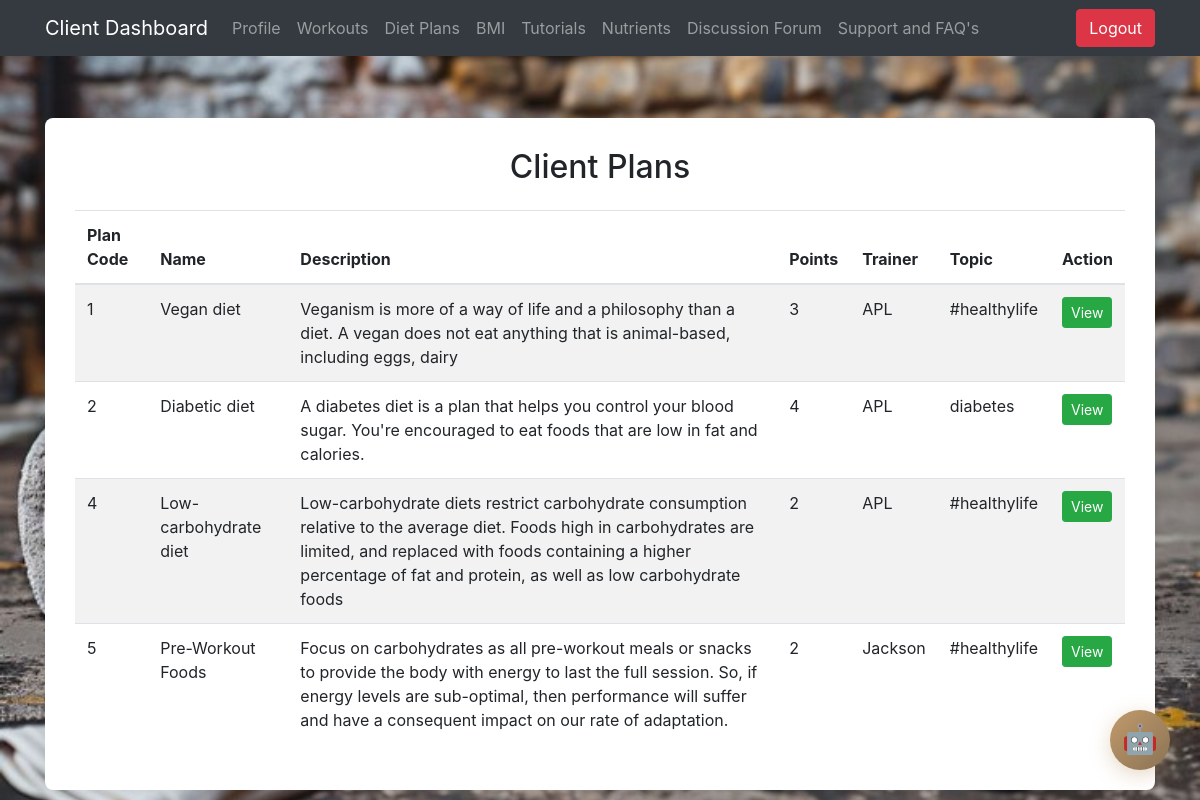
/client-plan-view/ (signed in), run on the app's committed database.
### main/models.py (models this page shows, shortened)
class Plan(models.Model):
    plan_id = models.CharField(max_length=100, default=uuid.uuid4, unique=True)
    plan_name = models.CharField(max_length=100, unique=True)
    plan_description = models.TextField(max_length=1000, blank=True, null=True)
    plan_point = models.IntegerField()
    plan_trainer = models.CharField(max_length=100, blank=True, null=True)
    plan_topic = models.CharField(max_length=100, blank=True, null=True)

### main/views.py (the view)
# urls.py: path('client-plan-view/', views.planviewClient, name='planviewClient'),
@login_required(login_url='clientLogin')
@subscription_required
def planviewClient(request):
    if Client.objects.filter(user=request.user).exists():
        planviewClient = Plan.objects.all().order_by('plan_id')
        return render(request, 'planviewClient.html', {'planviewClient': planviewClient})
    else:
        return redirect('clientLogin')

### main/models.py (called while the page is built)
    def is_subscription_valid(self):
        if self.is_active and self.subscription_end_date:
            if timezone.is_naive(self.subscription_end_date):
                self.subscription_end_date = timezone.make_aware(self.subscription_end_date, timezone.get_default_timezone())
            return self.subscription_end_date > timezone.now()
        return False

### templates/planviewClient.html (shortened to what this page needs)
{% load static %}
<!doctype html>
<html lang="en">
<head>
    <link href="https://stackpath.bootstrapcdn.com/bootstrap/4.5.2/css/bootstrap.min.css" rel="stylesheet">
</head>
<body>
    <nav class="navbar navbar-expand-lg navbar-dark bg-dark fixed-top">
        <div class="container">
            <a class="navbar-brand" href="#">Client Dashboard</a>
            <div class="collapse navbar-collapse">
                <ul class="navbar-nav mr-auto">
                    <li class="nav-item"><a href="/client-profile/" class="nav-link">Profile</a></li>
                    <li class="nav-item"><a href="/client-wplan-view/" class="nav-link">Workouts</a></li>
                    <li class="nav-item"><a href="/client-plan-view/" class="nav-link">Diet Plans</a></li>
                    <li class="nav-item"><a href="/bmi/" class="nav-link">BMI</a></li>
                    <li class="nav-item"><a href="/workout/" class="nav-link">Tutorials</a></li>
                    <li class="nav-item"><a href="/tracker/" class="nav-link">Nutrients</a></li>
                    <li class="nav-item"><a href="/discussion-client-view/" class="nav-link">Discussion Forum</a></li>
                    <li class="nav-item"><a href="/support&faq/" class="nav-link">Support and FAQ's</a></li>
                </ul>
            </div>
            <button type="button" class="btn btn-danger" onclick="document.getElementById('logout-form').submit();">
                Logout
            </button>
        </div>
    </nav>
    <div class="container">
        <div class="form-content mt-5">
            <h2 class="text-center mb-4">Client Plans</h2>
            <table class="table table-striped">
                <thead>
                    <tr>
                        <th>Plan Code</th>
                        <th>Name</th>
                        <th>Description</th>
                        <th>Points</th>
                        <th>Trainer</th>
                        <th>Topic</th>
                        <th>Action</th>
                    </tr>
                </thead>
                <tbody>
                    {% for plan in planviewClient %}
                    <tr>
                        <td>{{ plan.plan_id }}</td>
                        <td>{{ plan.plan_name }}</td>
                        <td>{{ plan.plan_description }}</td>
                        <td>{{ plan.plan_point }}</td>
                        <td>{{ plan.plan_trainer }}</td>
                        <td>{{ plan.plan_topic }}</td>
                        <td>
                            <a href="/client-plan-content/{{ plan.plan_id }}/" class="btn btn-success btn-sm">View</a>
                        </td>
                    </tr>
                    {% endfor %}
                </tbody>
            </table>
        </div>
    </div>
    {% include 'chatbot_widget.html' %}
</body>
</html>

### data on the page
Plan: plan_id "1", plan_name "Vegan diet", plan_description "Veganism is more of a way of life and a philosophy than a diet. A vegan does not eat anything that is animal-based, including eggs, dairy", plan_point "3", plan_trainer "APL", plan_topic "#healthylife"
Plan: plan_id "2", plan_name "Diabetic diet", plan_description "A diabetes diet is a plan that helps you control your blood sugar. You're encouraged to eat foods that are low in fat and calories.", plan_point "4", plan_trainer "APL", plan_topic "diabetes"
Plan: plan_id "4", plan_name "Low-carbohydrate diet", plan_description "Low-carbohydrate diets restrict carbohydrate consumption relative to the average diet. Foods high in carbohydrates are limited, and replaced with foods containing a higher percentage of fat and protein, as well as low carbohydrate foods", plan_point "2", plan_trainer "APL", plan_topic "#healthylife"
Plan: plan_id "5", plan_name "Pre-Workout Foods", plan_description "Focus on carbohydrates as all pre-workout meals or snacks to provide the body with energy to last the full session. So, if energy levels are sub-optimal, then performance will suffer and have a consequent impact on our rate of adaptation.", plan_point "2", plan_trainer "Jackson", plan_topic "#healthylife"
